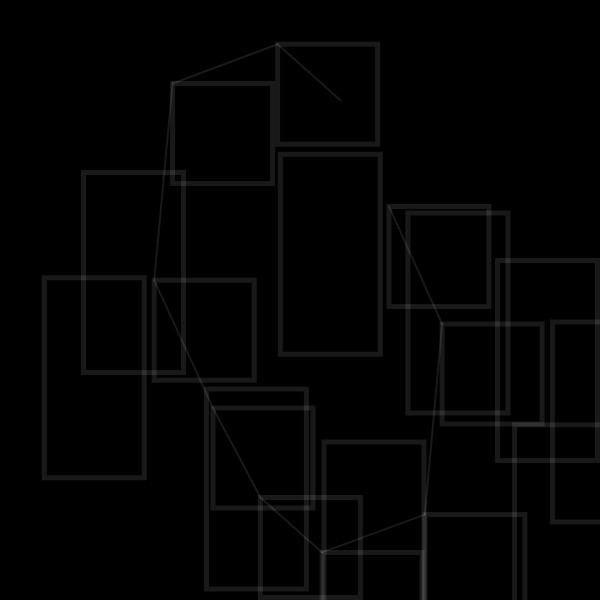
Frame 1 (no input)
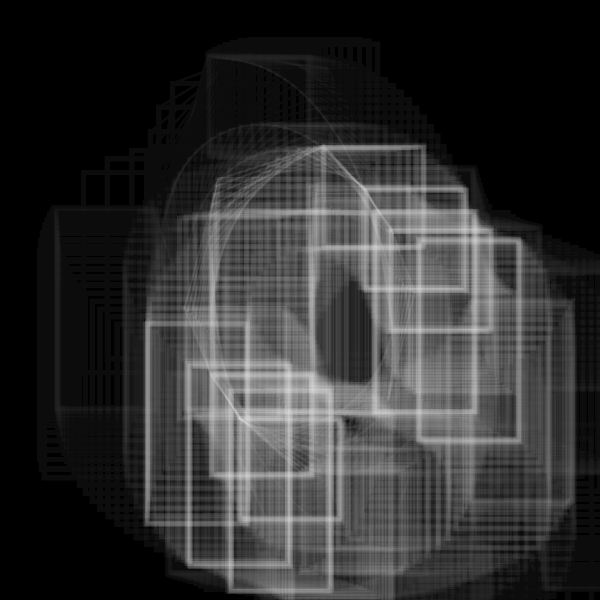
Frame 60 (no input)
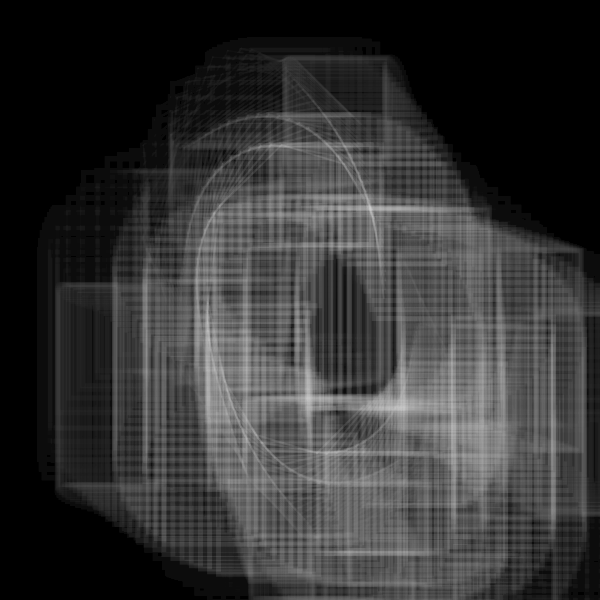
Frame 120 (the mouse pressed at the canvas centre since frame 60)

The p5.js sketch that drew these frames (run headless with seeded random() and noise() and a simulated clock; from frame 60 on, the mouse is pressed at the canvas centre):

// p5.js sketch
// ── sketch.js
let _aryLine = [];

let _minWidth;

function setObject() {
  _minWidth = min(width, height) * 0.8;
  strokeWeight(_minWidth/40);
  stroke(255);
  noFill();
  let numLine = 1;
  for (let i = 0; i < numLine; i++) {
    _aryLine[i] = new BendLine();
  }
}

function setup() {
  w = 600;
  var canvas;
    if(windowWidth>=600 && windowHeight >=600){
      canvas = createCanvas(600, 600);
    }
    else{
      canvas = createCanvas(windowWidth, windowHeight - 100);
    }

  var x = (windowWidth - width) / 2;
  var y = (windowHeight - height) / 2;

  canvas.position(x, y);
  background(0);
  setObject();
}



class BendLine {
  constructor() {
    this.r = _minWidth / 3;
    this.numPoints = 10;
    this.aryXy = [];
    for (let i = 0; i < this.numPoints; i++) {
      let ang = 2*PI / this.numPoints * i;
      this.aryXy[i] = createVector(this.r/2 * cos(ang), this.r * sin(ang));
    }
    
    this.numBend = 20;
    this.aryRParameter = [];
    for (let i = 0; i < this.numBend; i++) {
      this.aryRParameter[i] = [this.r / 10 * 1**i, random(8*PI), 2*PI / random(50, 200)];//[max, init, speed]
    }
    this.aryinitAngParameter = [];
    for (let i = 0; i < this.numBend; i++) {
      this.aryinitAngParameter[i] = [PI, random(10*PI), 2*PI / random(100, 500)];//[max, init, speed]
    }
    this.aryAngStep = [];
    for (let i = 0; i < this.numBend; i++) {
      this.aryAngStep[i] = PI / this.numPoints * int(random(2, 20 + i));
    }
    this.numCycle = 2;
  }
  update() {
    this.updateR();
    this.updateInitAng();
    this.newAryXy = this.aryXy;
    for (let i = 0; i < this.numBend; i++) {
      this.newAryXy = bend(this.newAryXy, this.aryR[i], this.aryinitAng[i], this.aryAngStep[i], this.numCycle);
    }
  }
  updateR() {
    this.aryR = [];
    for (let i = 0; i < this.aryRParameter.length; i++) {
      this.aryR[i] = this.aryRParameter[i][0] * (sin(this.aryRParameter[i][1] + this.aryRParameter[i][2] * frameCount));
    }
  }
  updateInitAng() {
    this.aryinitAng = [];
    for (let i = 0; i < this.aryinitAngParameter.length; i++) {
      this.aryinitAng[i] = this.aryinitAngParameter[i][1] + this.aryinitAngParameter[i][0] * (cos(this.aryinitAngParameter[i][2] * frameCount));
    }
  }
  draw() {
    beginShape();
    for (let i = 0; i < this.newAryXy.length-1; i++) {
      noFill();
  strokeWeight(5)
      rect(this.newAryXy[i].x, this.newAryXy[i].y, 100, 100);
      rect(this.newAryXy[i].y, this.newAryXy[i].x, 100, 200);

      strokeWeight(2)

      line(this.newAryXy[i].x, this.newAryXy[i].y, this.newAryXy[i+1].x, this.newAryXy[i+1].y);
    }
    endShape(CLOSE);
  }
}

function bend(aryXy, r, initAng, angStep, numCycle) {
  let aryXy2 = aryXy;
  for (let j = 0; j < numCycle; j++) {
    let aryXyNew = [];
    for (let i = 0; i < aryXy2.length; i++) {
      let xy_1_2 = p5.Vector.sub(aryXy2[(i+1)%aryXy2.length], aryXy2[i]);
      let ang = initAng + angStep * i;
      xy_1_2.rotate(-PI).setMag(r * atan(ang));
      let xy = p5.Vector.add(aryXy2[i], xy_1_2);
      aryXyNew.push(xy);
    }
    aryXy2 = aryXyNew;
  }

  return aryXy2;
}

function draw() {
  background(0, 10);
  fill(50)
  stroke(255, 25)
  translate(width/2, height/2);
  for (let i = 0; i < _aryLine.length; i++) {
    _aryLine[i].update();
    _aryLine[i].draw();
  }
}
